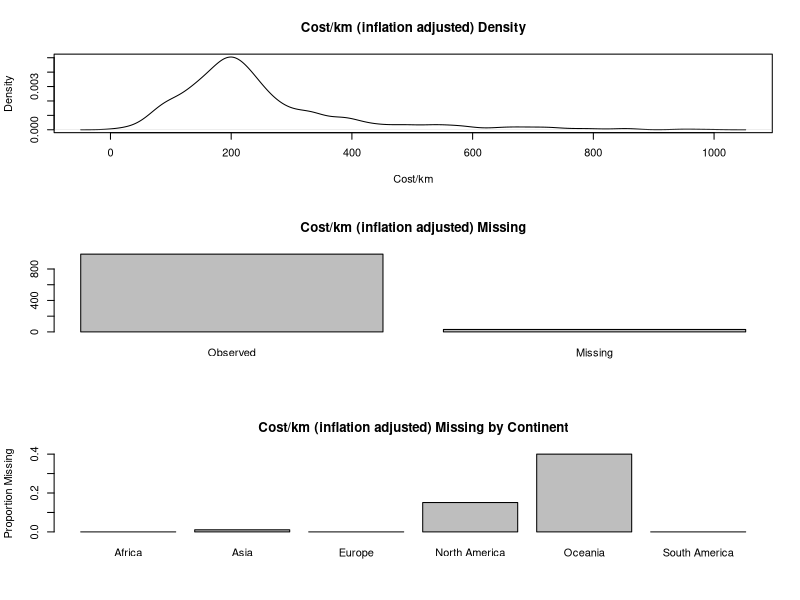
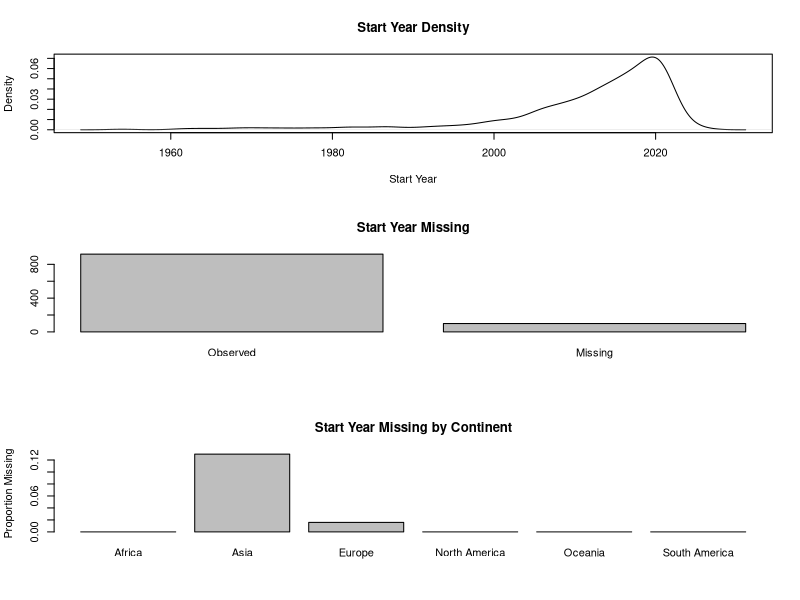
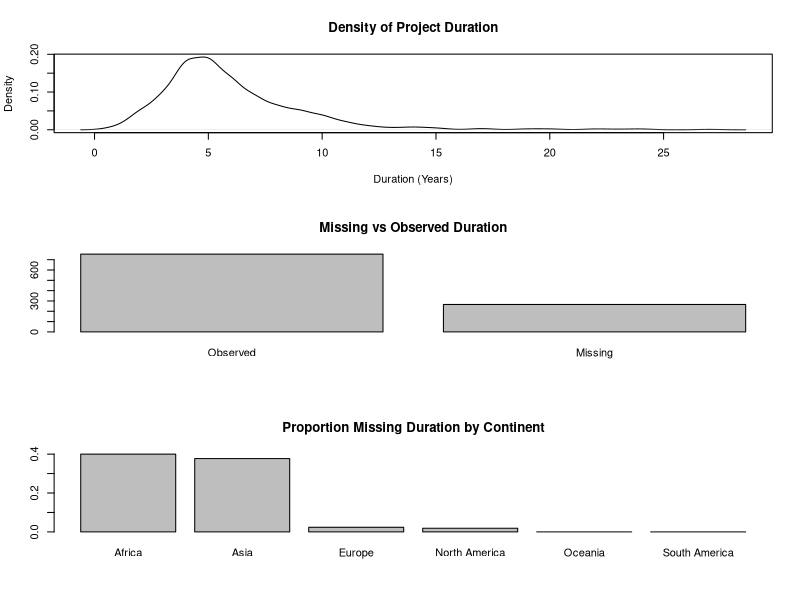
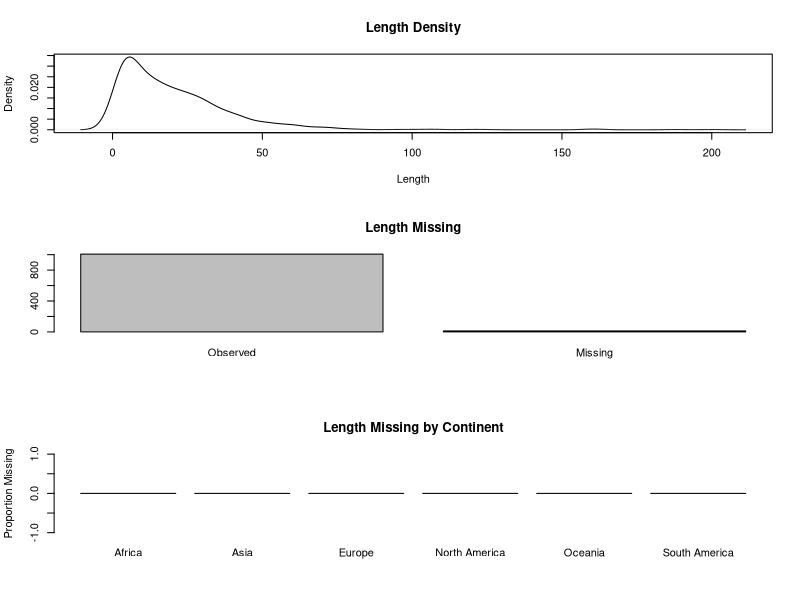
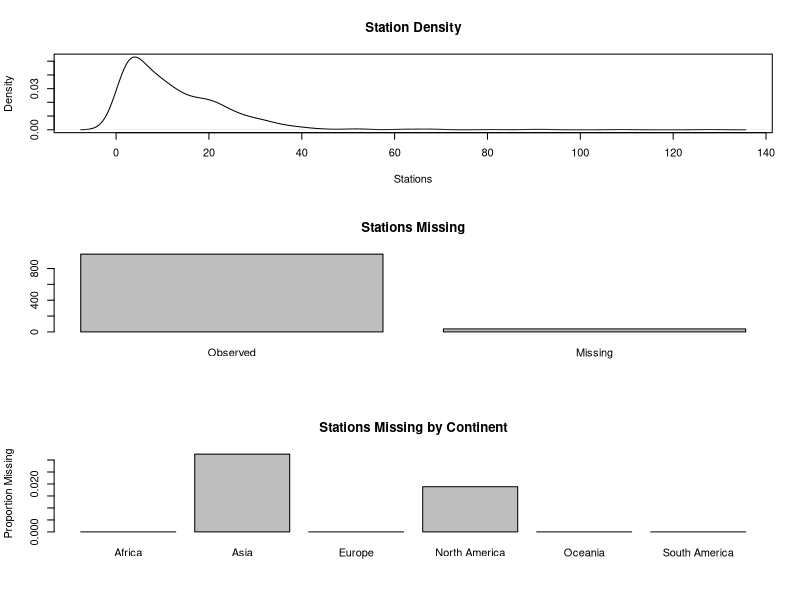
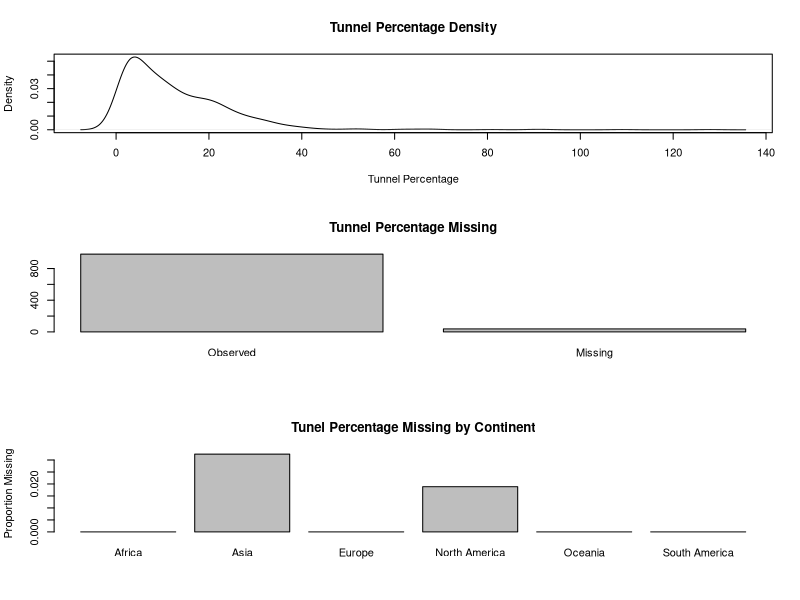
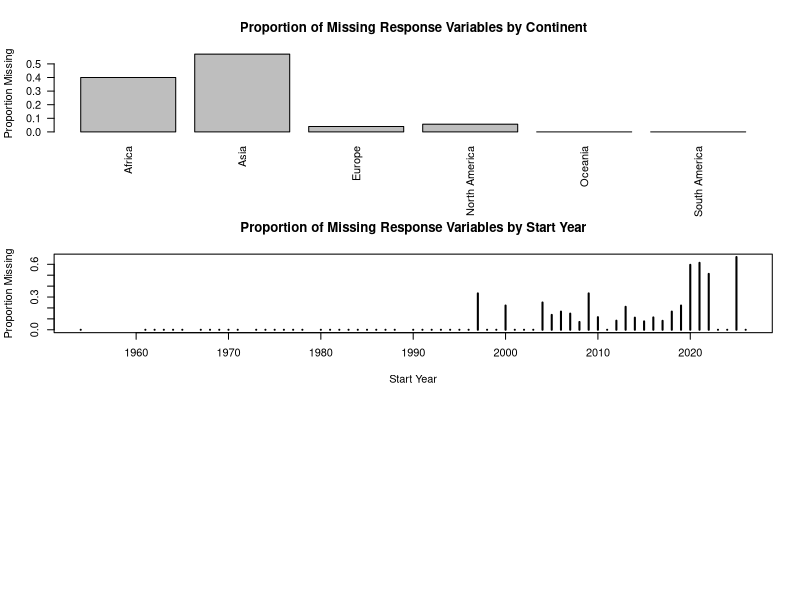

Source code (R) for these figures, in order:
## ---- chunk 1
library(dplyr)
## ---- chunk 2
df <- read.csv("transit-1-16-2026.csv")

df <- df %>%
  mutate(
    City = as.factor(City),
    Country = as.factor(Country)
  )

df$Length <- as.numeric(df$Length)
df$Stations <- as.numeric(df$Stations)
df$TunnelPer <- gsub("%", "", df$TunnelPer)
df$TunnelPer <- as.numeric(df$Stations)
df$Cost.km..2023.dollars. <- as.numeric(df$Cost.km..2023.dollars.)

# Convert to numeric
df$TunnelPer <- as.numeric(df$TunnelPer)

##duration
df$Start.year <- as.numeric(df$Start.year)
df$End.year   <- as.numeric(df$End.year)
df$Duration_years <- df$End.year - df$Start.year

##continent
df <- df %>%
  mutate(
    Continent = case_when(
      Country %in% c("US", "CA", "MX", "PA") ~ "North America",
      Country %in% c("BR", "AR", "CL", "CO", "PE", "EC") ~ "South America",
      Country %in% c("GB", "FR", "DE", "ES", "IT", "NL", "NO",
                     "SE", "DK", "FI", "AT", "BE", "BG",
                     "CZ", "GR", "HU", "CH") ~ "Europe",
      Country %in% c("CN", "JP", "KR", "IN", "HK", "ID",
                     "IL", "IR", "MY", "BD", "TH", "AE",
                     "BH", "KW") ~ "Asia",
      Country %in% c("AU", "NZ") ~ "Oceania",
      Country %in% c("EG", "ZA") ~ "Africa",
      TRUE ~ NA_character_
    ),
    Continent = as.factor(Continent)
  )

print(colnames(df))
## ---- chunk 3
par(mfrow = c(3, 1))
## cost per km (inflation adjusted)
plot(density(df$Cost.km..2023.dollars., na.rm = TRUE),
     main = "Cost/km (inflation adjusted) Density",
     xlab = "Cost/km")

missing_cost_km_inf <- is.na(df$Cost.km..2023.dollars.)

barplot(table(missing_cost_km_inf),
        main = "Cost/km (inflation adjusted) Missing",
        names.arg = c("Observed", "Missing"))

barplot(prop.table(table(df$Continent,
                         is.na(df$Cost.km..2023.dollars.)), 1)[,2],
        main = "Cost/km (inflation adjusted) Missing by Continent",
        ylab = "Proportion Missing")


##start year
plot(density(df$Start.year, na.rm = TRUE),
     main = "Start Year Density",
     xlab = "Start Year")

missing_startyear <- is.na(df$Start.year)

barplot(table(missing_startyear),
        main = "Start Year Missing",
        names.arg = c("Observed", "Missing"))

barplot(prop.table(table(df$Continent,
                         is.na(df$Start.year)), 1)[,2],
        main = "Start Year Missing by Continent",
        ylab = "Proportion Missing")

## duration
plot(density(df$Duration_years, na.rm = TRUE),
     main = "Density of Project Duration",
     xlab = "Duration (Years)")

missing_duration <- is.na(df$Duration_years)

barplot(table(missing_duration),
        main = "Missing vs Observed Duration",
        names.arg = c("Observed", "Missing"))

barplot(prop.table(table(df$Continent, is.na(df$Duration_years)), 1)[,2],
        main = "Proportion Missing Duration by Continent")

##length
plot(density(df$Length, na.rm = TRUE),
     main = "Length Density",
     xlab = "Length")

missing_length <- is.na(df$Length)

barplot(table(missing_length),
        main = "Length Missing",
        names.arg = c("Observed", "Missing"))

barplot(prop.table(table(df$Continent,
                         is.na(df$Length)), 1)[,2],
        main = "Length Missing by Continent",
        ylab = "Proportion Missing")

##stations
plot(density(df$Stations, na.rm = TRUE),
     main = "Station Density",
     xlab = "Stations")

missing_stations <- is.na(df$Stations)

barplot(table(missing_stations),
        main = "Stations Missing",
        names.arg = c("Observed", "Missing"))

barplot(prop.table(table(df$Continent,
                         is.na(df$Stations)), 1)[,2],
        main = "Stations Missing by Continent",
        ylab = "Proportion Missing")


##tunnel percentage
plot(density(df$TunnelPer, na.rm = TRUE),
     main = "Tunnel Percentage Density",
     xlab = "Tunnel Percentage")

missing_tunnelper <- is.na(df$TunnelPer)

barplot(table(missing_tunnelper),
        main = "Tunnel Percentage Missing",
        names.arg = c("Observed", "Missing"))

barplot(prop.table(table(df$Continent,
                         is.na(df$TunnelPer)), 1)[,2],
        main = "Tunel Percentage Missing by Continent",
        ylab = "Proportion Missing")

## ---- chunk 4
response_vars <- c("Start.year",
                   "Duration_years",
                   "Length",
                   "Stations",
                   "TunnelPer")

###by continent

df$missing_count <- rowSums(is.na(df[response_vars]))

missing_by_continent <- aggregate(missing_count ~ Continent,
                                   data = df, mean,
                                   na.rm = TRUE)

barplot(missing_by_continent$missing_count,
        names.arg = missing_by_continent$Continent,
        las = 2,
        main = "Proportion of Missing Response Variables by Continent",
        ylab = "Proportion Missing")


##by start year 

response_vars_2 <- c("Duration_years",
                   "Length",
                   "Stations",
                   "TunnelPer")

df$missing_count_2 <- rowSums(is.na(df[response_vars_2]))

missing_by_year <- aggregate(missing_count ~ Start.year,
                              data = df, mean,
                              na.rm = TRUE)

plot(missing_by_year$Start.year,
     missing_by_year$missing_count,
     type = "h",
     lwd = 2,
     xlab = "Start Year",
     ylab = "Proportion Missing",
     main = "Proportion of Missing Response Variables by Start Year")
